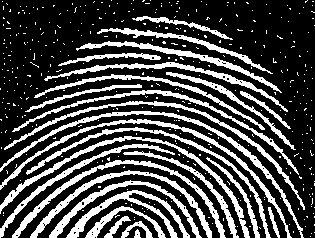
%> input picture HW3/Fingerprint.jpg, 315 x 238 px
$ octave HW3_Combined.m   (GNU Octave 9; MATLAB toolbox functions it lacks are replaced by stand-ins)
%> lines starting %> are read from the running program, lines starting %| are printed output that depends on the picture
%% HW 3 - ME 6406 Machine Vision
% by Cody Houff
% 11/09/21

%% Problem 1a Camera Model
% Camera Model
% find Xw,Yw and u,v
clc
clear
close all

Xw = [-2,-1, 0, 1, 2, 3,-2,-1, 0, 1, 2, 3,-1,-2,-1,-2,-1,-2,-1,-2];
Yw = [ 0, 0, 0, 0, 0, 0, 1, 1, 1, 1, 1, 1, 2, 2, 3, 3, 4, 4, 5, 5];
Zw = [ 0, 0, 0, 0, 0, 0, 0, 0, 0, 0, 0, 0, 0, 0, 0, 0, 0, 0, 0, 0];


theta = 135*pi/180;


T = [3, 3.5, 7.5]';

f = 1.3;

R = [1,        0,        0;
     0, cos(theta), -sin(theta);
     0   sin(theta),  cos(theta)]

 sizeXw = size(Xw);

for n = 1:sizeXw(2)

    xyz(:,n) = R*[Xw(n),Yw(n),Zw(n)]'+ T;

end

u = f*xyz(1,:)./xyz(3,:); % u = f*x/z
v = f*xyz(2,:)./xyz(3,:); % v = f*y/z

scatter(u,v);
xlabel('u');
ylabel('v');
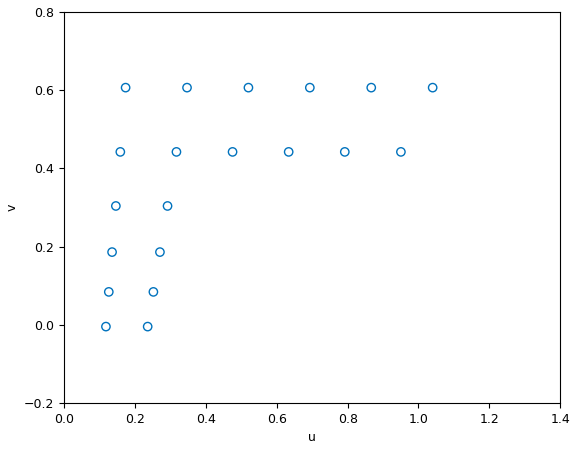
%> figure redrawn from the program's plot data

save('camera_calibration_data.mat','Xw','Yw','u','v');


%% Problem 1b Camera Calibration
%Find f, [R], T T = offset, R matrix rotation values, given Xw Yw u, v
clc
clear
close all

load('camera_calibration_data.mat');

Zw = [ 0, 0, 0, 0, 0, 0, 0, 0, 0, 0, 0, 0, 0, 0, 0, 0, 0, 0, 0, 0];

%A =[Xw', Yw', Zw', u', v']

A = [v'.*Xw', v'.*Yw', -u'.*Xw', -u'.*Yw', v'];

b = u';
mu = pinv(A)*b;
mu(1);
mu(2);

U = mu(1)^2+mu(2)^2+mu(3)^2+mu(4)^2;
Ty = (U -(U^2 - 4*(mu(1)*mu(4) - mu(2)*mu(3))^2)^(.5))/(2*(mu(1)*mu(4)-mu(2)*mu(3))^2);

Ty = sqrt(Ty);
% Ty2 = -sqrt(Ty)

r11 = Ty*mu(1);
r12 = Ty*mu(2);
r21 = Ty*mu(3);
r22 = Ty*mu(4);
Tx=mu(5)*Ty;

Ex = r11*Xw(1)+r12*Yw(1)+Tx;
Ey = r21*Xw(1)+r22*Yw(1)+Ty;


if (sign(Ex) == sign(u(1))) && (sign(Ey) == sign(v(1)))
    Ty = Ty;
else
    Ty = -Ty;
    r11 = Ty*mu(1);
    r12 = Ty*mu(2);
    r21 = Ty*mu(3);
    r22 = Ty*mu(4);
    Tx=mu(5)*Ty;

    Ex = r11*Xw(1)+r12*Yw(1)+Tx;
    Ey = r21*Xw(1)+r22*Yw(1)+Ty;
end

 s1 = 1;
 s2 = -sign(r11*r12+r12*r22);

r13 = s1*sqrt(1-r11^2-r12^2);
r23 = s2*sqrt(1-r21^2-r22^2);

r3 = cross([r11,r12,r13]',[r21,r22,r23]');
r31 = r3(1);
r32 = r3(2);
r33 = r3(3);

R = [r11, r12, r13;
     r21, r22, r23;
     r31, r32, r33]

k1 = 0;

ud = u';
vd = v';

rd_2 = ud.^2+vd.^2;

bprime = (r31.*Xw'+r32.*Yw').*ud;

xnew  = r11.*Xw'+r12*Yw'+Tx;

aprime = [xnew rd_2.*xnew -ud];
xprime = pinv(aprime)*bprime;

f = xprime(1)
k = xprime(2)
Tz = xprime(3)

%% Problem 2a Eye on hand calibration
% Compute ([Rc12], Tc12) and ([Rc23], Tc23)
clc
clear
close all

load('robot_hand_eye_data.mat');

Hc12 = Hc2*inv(Hc1);
Rc12 = Hc12(1:3,1:3)
Tc12 = Hc12(1:3,4)

Hc23 = Hc3*inv(Hc2);
Rc23 = Hc23(1:3,1:3)
Tc23 = Hc23(1:3,4)


%% Problem 2b Eye on hand calibration
% (n, θ) for each of the rotation matrixes;
% [Rc12], [Rc23], [Rg12] and [Rg23].
clc
clear
close all

load('robot_hand_eye_data.mat');

Hc12 = Hc2*inv(Hc1);
Rc12 = Hc12(1:3,1:3);
Tc12 = Hc12(1:3,4);

Hc23 = Hc3*inv(Hc2);
Rc23 = Hc23(1:3,1:3);
Tc23 = Hc23(1:3,4);

Rg12 = Hg12(1:3,1:3);
Tg12 = Hg12(1:3,4);

Rg23 = Hg23(1:3,1:3);
Tg23 = Hg23(1:3,4);

theta_Hc12 = acos((Rc12(1,1)+Rc12(2,2)+Rc12(3,3)-1)/2)
theta_Hc23 = acos((Rc23(1,1)+Rc23(2,2)+Rc23(3,3)-1)/2)
theta_Hg12 = acos((Rg12(1,1)+Rg12(2,2)+Rg12(3,3)-1)/2)
theta_Hg23 = acos((Rg23(1,1)+Rg23(2,2)+Rg23(3,3)-1)/2)

k = [0,0,0]';
for i = 1:3
   theta = theta_Hc12;
   r = Rc12;
   k(i) = sqrt((r(i,i) - cos(theta))/(1-cos(theta)));
end
n_Rc12 = [sign(r(3,2)-r(2,3)),sign(r(1,3)-r(3,1)),sign(r(2,1)-r(1,2))]'.*k

k = [0,0,0]';
for i = 1:3
   theta = theta_Hc23;
   r = Rc23;
   k(i) = sqrt((r(i,i) - cos(theta))/(1-cos(theta)));
end
n_Rc23 = [sign(r(3,2)-r(2,3)),sign(r(1,3)-r(3,1)),sign(r(2,1)-r(1,2))]'.*k

k = [0,0,0]';
for i = 1:3
   theta = theta_Hg12;
   r = Rg12;
   k(i) = sqrt((r(i,i) - cos(theta))/(1-cos(theta)));
end
n_Rg12 = [sign(r(3,2)-r(2,3)),sign(r(1,3)-r(3,1)),sign(r(2,1)-r(1,2))]'.*k

k = [0,0,0]';
for i = 1:3
   theta = theta_Hg23;
   r = Rg23;
   k(i) = sqrt((r(i,i) - cos(theta))/(1-cos(theta)));
end
n_Rg23 = [sign(r(3,2)-r(2,3)),sign(r(1,3)-r(3,1)),sign(r(2,1)-r(1,2))]'.*k

% Problem 2c Eye on hand calibration
% Find Pc12, Pc23, Pg1, Pg23
% check [Rc12],[Rc23],[Rg12],[Rg23] from P


Pc12 = 2*sin(theta_Hc12/2)*n_Rc12
Pc23 = 2*sin(theta_Hc23/2)*n_Rc23
Pg12 = 2*sin(theta_Hg12/2)*n_Rg12
Pg23 = 2*sin(theta_Hg23/2)*n_Rg23

Pr = Pc12;
skew_Pr = [0,-Pr(3),Pr(2);Pr(3),0,-Pr(1);-Pr(2),Pr(1),0];
mag_Pr = sqrt(Pr(1)^2+Pr(2)^2+Pr(3)^2);
checked_Rc12 = (1-mag_Pr^2/2)*eye(3)+.5*(Pr*Pr'+sqrt(4-mag_Pr^2)*skew_Pr)

Pr = Pc23;
skew_Pr = [0,-Pr(3),Pr(2);Pr(3),0,-Pr(1);-Pr(2),Pr(1),0];
mag_Pr = sqrt(Pr(1)^2+Pr(2)^2+Pr(3)^2);
checked_Rc23 = (1-mag_Pr^2/2)*eye(3)+.5*(Pr*Pr'+sqrt(4-mag_Pr^2)*skew_Pr)

Pr = Pg12;
skew_Pr = [0,-Pr(3),Pr(2);Pr(3),0,-Pr(1);-Pr(2),Pr(1),0];
mag_Pr = sqrt(Pr(1)^2+Pr(2)^2+Pr(3)^2);
checked_Rg12 = (1-mag_Pr^2/2)*eye(3)+.5*(Pr*Pr'+sqrt(4-mag_Pr^2)*skew_Pr)

Pr = Pg23;
skew_Pr = [0,-Pr(3),Pr(2);Pr(3),0,-Pr(1);-Pr(2),Pr(1),0];
mag_Pr = sqrt(Pr(1)^2+Pr(2)^2+Pr(3)^2);
checked_Rg23 = (1-mag_Pr^2/2)*eye(3)+.5*(Pr*Pr'+sqrt(4-mag_Pr^2)*skew_Pr)


% Problem 2d Eye on hand calibration
% Find Pcg,[Rcg],Tcg

Pr = Pg12+Pc12;
Pc12_minus_Pg12 = Pc12 - Pg12;
skew_Pc12_Pg12 = [0,-Pr(3),Pr(2);Pr(3),0,-Pr(1);-Pr(2),Pr(1),0];

Pr = Pg23+Pc23;
Pc23_minus_Pg23 = Pc23 - Pg23;
skew_Pc23_Pg23 = [0,-Pr(3),Pr(2);Pr(3),0,-Pr(1);-Pr(2),Pr(1),0];

Pcg_prime = pinv([skew_Pc12_Pg12;skew_Pc23_Pg23])*[Pc12 - Pg12;Pc23 - Pg23];

Pcg_prime = round(Pcg_prime)

% "check"
% skew_Pc12_Pg12*Pcg_prime
% skew_Pc23_Pg23*Pcg_prime

mag_Pcg = sqrt(Pcg_prime(1)^2+Pcg_prime(2)^2+Pcg_prime(3)^2);

theta_Pcg = 2*atan(mag_Pcg);

Pcg = Pcg_prime*2*cos(theta_Pcg/2)
% "check"
% Pcg = 2*Pcg_prime/sqrt(1+mag_Pcg^2)

Pr = Pcg;
skew_Pr = [0,-Pr(3),Pr(2);Pr(3),0,-Pr(1);-Pr(2),Pr(1),0];
mag_Pr = sqrt(Pr(1)^2+Pr(2)^2+Pr(3)^2);
Rcg = (1-mag_Pr^2/2)*eye(3)+.5*(Pr*Pr'+sqrt(4-mag_Pr^2)*skew_Pr);
Rcg = round(Rcg)


Tcg = pinv([Rg12-eye(3);Rg23-eye(3)])*[Rcg*Tc12-Tg12;Rcg*Tc23-Tg23]

% % "check"
% [Rg12-eye(3)]*Tcg
% (Rcg*Tc12-Tg12)
%
% [Rg23-eye(3)]*Tcg
% (Rcg*Tc23-Tg23)

% "last check"
% Rcg*Pc12
% Pg12

%% Problem 3 Ellipse-Circle Correspondence
% Find Oc1,Oc2,Oc3,Oc4
% Nc1,Nc2,Nc3,Nc4


load('coef2021.mat')
fo = .8690;
r = 6.5;
C = [coef.A, coef.B, coef.D/fo;
     coef.B, coef.C, coef.E/fo;
     coef.D/fo, coef.E/fo, coef.F/fo^2];
[V,D] = eig(C);
P = [V(:,2), V(:,1), V(:,3)];
di = diag(D)*(-1);
a = sqrt(1/di(2));
b = sqrt(1/di(1));
c = sqrt(-1/di(3));

alpha1 = acos((b/a)*sqrt((1+(a/c)^2)/(1+(b/c)^2)))
alpha2 = -alpha1

%gamma1 = ((rc)/(acos(alpha1)))sqrt((1-(b/c)^2tan(alpha1)^2)/(1+tan(alpha1)^4))
%gamma2 = ((rc)/(acos(alpha2)))sqrt((1-(b/c)^2tan(alpha2)^2)/(1+tan(alpha2)^4))

K1 = 1/a^2;
K2 = K1;

gamma_new1 = sqrt((r^2/a^2)/(a^2*((1/b^2)+(1/c^2))^2*(sin(alpha1)^2*cos(alpha1)^2)-((sin(alpha1)^2/b^2)-(cos(alpha1)^2/c^2))));

K3 = (1/(b^2)+1/(c^2))*(sin(2*alpha1))*gamma_new1;
K4 = ((sin(alpha1)^2/b^2)-(cos(alpha1)^2/c^2))*gamma_new1^2;


center1 = P*[1 0 0; 0 cos(alpha1) sin(alpha1); 0 -sin(alpha1) cos(alpha1)]*[0 -K3/(2*K2) gamma_new1]';
normal1 = P*[1 0 0; 0 cos(alpha1) sin(alpha1); 0 -sin(alpha1) cos(alpha1)]*[0 0 1]';

%
gamma_new2 = sqrt((r^2/a^2)/(a^2*((1/b^2)+(1/c^2))^2*(sin(alpha2)^2*cos(alpha2)^2)-((sin(alpha2)^2/b^2)-(cos(alpha2)^2/c^2))));

K3 = (1/(b^2)+1/(c^2))*(sin(2*alpha2))*gamma_new2;
K4 = ((sin(alpha2)^2/b^2)-(cos(alpha2)^2/c^2))*gamma_new2^2;


center2 = P*[1 0 0; 0 cos(alpha2) sin(alpha2); 0 -sin(alpha2) cos(alpha2)]*[0 -K3/(2*K2) gamma_new2]';
normal2 = P*[1 0 0; 0 cos(alpha2) sin(alpha2); 0 -sin(alpha2) cos(alpha2)]*[0 0 1]';

%
alpha3 = alpha1 +pi

gamma_new3 = sqrt((r^2/a^2)/(a^2*((1/b^2)+(1/c^2))^2*(sin(alpha3)^2*cos(alpha3)^2)-((sin(alpha3)^2/b^2)-(cos(alpha3)^2/c^2))));

K3 = (1/(b^2)+1/(c^2))*(sin(2*alpha3))*gamma_new3;
K4 = ((sin(alpha3)^2/b^2)-(cos(alpha3)^2/c^2))*gamma_new3^2;


center3 = P*[1 0 0; 0 cos(alpha3) sin(alpha3); 0 -sin(alpha3) cos(alpha3)]*[0 -K3/(2*K2) gamma_new3]';
normal3 = P*[1 0 0; 0 cos(alpha3) sin(alpha3); 0 -sin(alpha3) cos(alpha3)]*[0 0 1]';

%

alpha4 = alpha2 +pi

gamma_new4 = sqrt((r^2/a^2)/(a^2*((1/b^2)+(1/c^2))^2*(sin(alpha4)^2*cos(alpha4)^2)-((sin(alpha4)^2/b^2)-(cos(alpha4)^2/c^2))));

K3 = (1/(b^2)+1/(c^2))*(sin(2*alpha4))*gamma_new4;
K4 = ((sin(alpha4)^2/b^2)-(cos(alpha4)^2/c^2))*gamma_new4^2;

center4 = P*[1 0 0; 0 cos(alpha4) sin(alpha4); 0 -sin(alpha4) cos(alpha4)]*[0 -K3/(2*K2) gamma_new4]';
normal4 = P*[1 0 0; 0 cos(alpha4) sin(alpha4); 0 -sin(alpha4) cos(alpha4)]*[0 0 1]';


Oc1_Oc2_Oc3_Oc4 = [center1,center2,center3,center4]

Nc1_Nc2_Nc3_Nc4 = [normal1,normal2,normal3,normal4]


%% Problem 4a Morphology
%
clc
clear
clear tabs

img = imread('Fingerprint.jpg');
%> img is the input picture: size 238x315 uint8; min 0, max 255, mean 72.8
figure()
imshow(img);

SE = [1,1,1;
    1,1,1;
    1,1,1];

img_erode = imerode(img,SE);
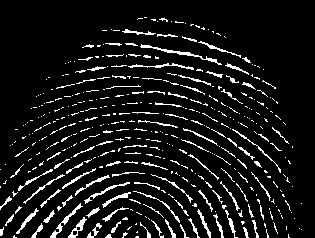
%> img_erode: size 238x315 uint8; min 0, max 255, mean 22.8
figure()
imshow(img_erode);

%% Problem 4b Morphology
%

img_dilate_erode = imdilate(img_erode,SE);
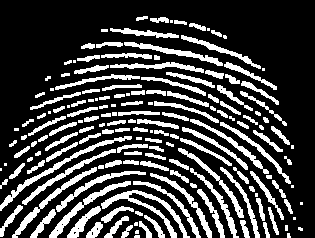
%> img_dilate_erode: size 238x315 uint8; min 0, max 255, mean 64.5
figure()
imshow(img_dilate_erode);

%% Problem 4c Morphology
%

img_dilate_dilate_erode = imdilate(img_dilate_erode,SE);
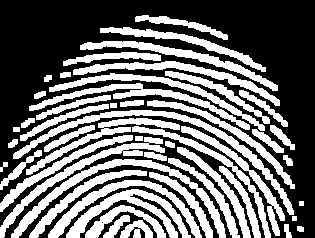
%> img_dilate_dilate_erode: size 238x315 uint8; min 0, max 255, mean 109.1
figure()
imshow(img_dilate_dilate_erode);

%% Problem 4d Morphology
%

img_erode_dilate_dilate_erode = imerode(img_dilate_dilate_erode,SE);
figure()
imshow(img_erode_dilate_dilate_erode);

%% Problem 2d practice (extra)
% [21 lines of commented-out code are left out]
